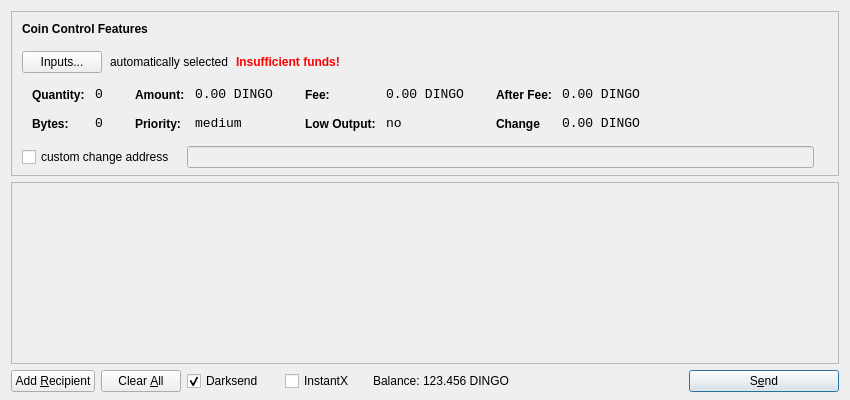
<?xml version="1.0" encoding="UTF-8"?>
<ui version="4.0">
 <class>SendCoinsDialog</class>
 <widget class="QDialog" name="SendCoinsDialog">
  <property name="geometry">
   <rect>
    <x>0</x>
    <y>0</y>
    <width>850</width>
    <height>400</height>
   </rect>
  </property>
  <property name="windowTitle">
   <string>Send Coins</string>
  </property>
  <layout class="QVBoxLayout" name="verticalLayout" stretch="0,1,0">
   <property name="bottomMargin">
    <number>8</number>
   </property>
   <item>
    <widget class="QFrame" name="frameCoinControl">
     <property name="sizePolicy">
      <sizepolicy hsizetype="Expanding" vsizetype="Expanding">
       <horstretch>0</horstretch>
       <verstretch>0</verstretch>
      </sizepolicy>
     </property>
     <property name="maximumSize">
      <size>
       <width>16777215</width>
       <height>16777215</height>
      </size>
     </property>
     <property name="frameShape">
      <enum>QFrame::StyledPanel</enum>
     </property>
     <property name="frameShadow">
      <enum>QFrame::Sunken</enum>
     </property>
     <layout class="QVBoxLayout" name="verticalLayoutCoinControl2">
      <property name="spacing">
       <number>-1</number>
      </property>
      <property name="leftMargin">
       <number>0</number>
      </property>
      <property name="topMargin">
       <number>0</number>
      </property>
      <property name="rightMargin">
       <number>0</number>
      </property>
      <property name="bottomMargin">
       <number>6</number>
      </property>
      <item>
       <layout class="QVBoxLayout" name="verticalLayoutCoinControl" stretch="0,0,0,0,1">
        <property name="spacing">
         <number>0</number>
        </property>
        <property name="leftMargin">
         <number>10</number>
        </property>
        <property name="topMargin">
         <number>10</number>
        </property>
        <item>
         <layout class="QHBoxLayout" name="horizontalLayoutCoinControl1">
          <property name="bottomMargin">
           <number>15</number>
          </property>
          <item>
           <widget class="QLabel" name="labelCoinControlFeatures">
            <property name="sizePolicy">
             <sizepolicy hsizetype="Preferred" vsizetype="Maximum">
              <horstretch>0</horstretch>
              <verstretch>0</verstretch>
             </sizepolicy>
            </property>
            <property name="font">
             <font>
              <weight>75</weight>
              <bold>true</bold>
             </font>
            </property>
            <property name="styleSheet">
             <string notr="true">font-weight:bold;</string>
            </property>
            <property name="text">
             <string>Coin Control Features</string>
            </property>
           </widget>
          </item>
         </layout>
        </item>
        <item>
         <layout class="QHBoxLayout" name="horizontalLayoutCoinControl2" stretch="0,0,0,0">
          <property name="spacing">
           <number>8</number>
          </property>
          <property name="bottomMargin">
           <number>10</number>
          </property>
          <item>
           <widget class="QPushButton" name="pushButtonCoinControl">
            <property name="styleSheet">
             <string notr="true"/>
            </property>
            <property name="text">
             <string>Inputs...</string>
            </property>
           </widget>
          </item>
          <item>
           <widget class="QLabel" name="labelCoinControlAutomaticallySelected">
            <property name="text">
             <string>automatically selected</string>
            </property>
            <property name="margin">
             <number>5</number>
            </property>
           </widget>
          </item>
          <item>
           <widget class="QLabel" name="labelCoinControlInsuffFunds">
            <property name="font">
             <font>
              <weight>75</weight>
              <bold>true</bold>
             </font>
            </property>
            <property name="styleSheet">
             <string notr="true">color:red;font-weight:bold;</string>
            </property>
            <property name="text">
             <string>Insufficient funds!</string>
            </property>
            <property name="margin">
             <number>5</number>
            </property>
           </widget>
          </item>
          <item>
           <spacer name="horizontalSpacerCoinControl">
            <property name="orientation">
             <enum>Qt::Horizontal</enum>
            </property>
            <property name="sizeHint" stdset="0">
             <size>
              <width>40</width>
              <height>1</height>
             </size>
            </property>
           </spacer>
          </item>
         </layout>
        </item>
        <item>
         <widget class="QWidget" name="widgetCoinControl" native="true">
          <property name="sizePolicy">
           <sizepolicy hsizetype="Preferred" vsizetype="Preferred">
            <horstretch>0</horstretch>
            <verstretch>0</verstretch>
           </sizepolicy>
          </property>
          <property name="minimumSize">
           <size>
            <width>0</width>
            <height>0</height>
           </size>
          </property>
          <property name="styleSheet">
           <string notr="true"/>
          </property>
          <layout class="QHBoxLayout" name="horizontalLayoutCoinControl5">
           <property name="margin">
            <number>0</number>
           </property>
           <item>
            <layout class="QHBoxLayout" name="horizontalLayoutCoinControl3" stretch="0,0,0,1">
             <property name="spacing">
              <number>20</number>
             </property>
             <property name="topMargin">
              <number>0</number>
             </property>
             <property name="bottomMargin">
              <number>10</number>
             </property>
             <item>
              <layout class="QFormLayout" name="formLayoutCoinControl1">
               <property name="horizontalSpacing">
                <number>10</number>
               </property>
               <property name="verticalSpacing">
                <number>14</number>
               </property>
               <property name="leftMargin">
                <number>10</number>
               </property>
               <property name="topMargin">
                <number>4</number>
               </property>
               <property name="rightMargin">
                <number>6</number>
               </property>
               <item row="0" column="0">
                <widget class="QLabel" name="labelCoinControlQuantityText">
                 <property name="styleSheet">
                  <string notr="true">font-weight:bold;</string>
                 </property>
                 <property name="text">
                  <string>Quantity:</string>
                 </property>
                 <property name="margin">
                  <number>0</number>
                 </property>
                </widget>
               </item>
               <item row="0" column="1">
                <widget class="QLabel" name="labelCoinControlQuantity">
                 <property name="font">
                  <font>
                   <family>Monospace</family>
                   <pointsize>10</pointsize>
                  </font>
                 </property>
                 <property name="cursor">
                  <cursorShape>IBeamCursor</cursorShape>
                 </property>
                 <property name="contextMenuPolicy">
                  <enum>Qt::ActionsContextMenu</enum>
                 </property>
                 <property name="text">
                  <string>0</string>
                 </property>
                 <property name="margin">
                  <number>0</number>
                 </property>
                 <property name="textInteractionFlags">
                  <set>Qt::LinksAccessibleByMouse|Qt::TextSelectableByKeyboard|Qt::TextSelectableByMouse</set>
                 </property>
                </widget>
               </item>
               <item row="1" column="0">
                <widget class="QLabel" name="labelCoinControlBytesText">
                 <property name="styleSheet">
                  <string notr="true">font-weight:bold;</string>
                 </property>
                 <property name="text">
                  <string>Bytes:</string>
                 </property>
                </widget>
               </item>
               <item row="1" column="1">
                <widget class="QLabel" name="labelCoinControlBytes">
                 <property name="font">
                  <font>
                   <family>Monospace</family>
                   <pointsize>10</pointsize>
                  </font>
                 </property>
                 <property name="cursor">
                  <cursorShape>IBeamCursor</cursorShape>
                 </property>
                 <property name="contextMenuPolicy">
                  <enum>Qt::ActionsContextMenu</enum>
                 </property>
                 <property name="text">
                  <string>0</string>
                 </property>
                 <property name="textInteractionFlags">
                  <set>Qt::LinksAccessibleByMouse|Qt::TextSelectableByKeyboard|Qt::TextSelectableByMouse</set>
                 </property>
                </widget>
               </item>
              </layout>
             </item>
             <item>
              <layout class="QFormLayout" name="formLayoutCoinControl2">
               <property name="horizontalSpacing">
                <number>10</number>
               </property>
               <property name="verticalSpacing">
                <number>14</number>
               </property>
               <property name="leftMargin">
                <number>6</number>
               </property>
               <property name="topMargin">
                <number>4</number>
               </property>
               <property name="rightMargin">
                <number>6</number>
               </property>
               <item row="0" column="0">
                <widget class="QLabel" name="labelCoinControlAmountText">
                 <property name="styleSheet">
                  <string notr="true">font-weight:bold;</string>
                 </property>
                 <property name="text">
                  <string>Amount:</string>
                 </property>
                 <property name="margin">
                  <number>0</number>
                 </property>
                </widget>
               </item>
               <item row="0" column="1">
                <widget class="QLabel" name="labelCoinControlAmount">
                 <property name="font">
                  <font>
                   <family>Monospace</family>
                   <pointsize>10</pointsize>
                  </font>
                 </property>
                 <property name="cursor">
                  <cursorShape>IBeamCursor</cursorShape>
                 </property>
                 <property name="contextMenuPolicy">
                  <enum>Qt::ActionsContextMenu</enum>
                 </property>
                 <property name="text">
                  <string>0.00 DINGO</string>
                 </property>
                 <property name="textInteractionFlags">
                  <set>Qt::LinksAccessibleByMouse|Qt::TextSelectableByKeyboard|Qt::TextSelectableByMouse</set>
                 </property>
                </widget>
               </item>
               <item row="1" column="0">
                <widget class="QLabel" name="labelCoinControlPriorityText">
                 <property name="styleSheet">
                  <string notr="true">font-weight:bold;</string>
                 </property>
                 <property name="text">
                  <string>Priority:</string>
                 </property>
                </widget>
               </item>
               <item row="1" column="1">
                <widget class="QLabel" name="labelCoinControlPriority">
                 <property name="font">
                  <font>
                   <family>Monospace</family>
                   <pointsize>10</pointsize>
                  </font>
                 </property>
                 <property name="cursor">
                  <cursorShape>IBeamCursor</cursorShape>
                 </property>
                 <property name="contextMenuPolicy">
                  <enum>Qt::ActionsContextMenu</enum>
                 </property>
                 <property name="text">
                  <string>medium</string>
                 </property>
                 <property name="textInteractionFlags">
                  <set>Qt::LinksAccessibleByMouse|Qt::TextSelectableByKeyboard|Qt::TextSelectableByMouse</set>
                 </property>
                </widget>
               </item>
              </layout>
             </item>
             <item>
              <layout class="QFormLayout" name="formLayoutCoinControl3">
               <property name="horizontalSpacing">
                <number>10</number>
               </property>
               <property name="verticalSpacing">
                <number>14</number>
               </property>
               <property name="leftMargin">
                <number>6</number>
               </property>
               <property name="topMargin">
                <number>4</number>
               </property>
               <property name="rightMargin">
                <number>6</number>
               </property>
               <item row="0" column="0">
                <widget class="QLabel" name="labelCoinControlFeeText">
                 <property name="styleSheet">
                  <string notr="true">font-weight:bold;</string>
                 </property>
                 <property name="text">
                  <string>Fee:</string>
                 </property>
                 <property name="margin">
                  <number>0</number>
                 </property>
                </widget>
               </item>
               <item row="0" column="1">
                <widget class="QLabel" name="labelCoinControlFee">
                 <property name="font">
                  <font>
                   <family>Monospace</family>
                   <pointsize>10</pointsize>
                  </font>
                 </property>
                 <property name="cursor">
                  <cursorShape>IBeamCursor</cursorShape>
                 </property>
                 <property name="contextMenuPolicy">
                  <enum>Qt::ActionsContextMenu</enum>
                 </property>
                 <property name="text">
                  <string>0.00 DINGO</string>
                 </property>
                 <property name="textInteractionFlags">
                  <set>Qt::LinksAccessibleByMouse|Qt::TextSelectableByKeyboard|Qt::TextSelectableByMouse</set>
                 </property>
                </widget>
               </item>
               <item row="1" column="0">
                <widget class="QLabel" name="labelCoinControlLowOutputText">
                 <property name="styleSheet">
                  <string notr="true">font-weight:bold;</string>
                 </property>
                 <property name="text">
                  <string>Low Output:</string>
                 </property>
                </widget>
               </item>
               <item row="1" column="1">
                <widget class="QLabel" name="labelCoinControlLowOutput">
                 <property name="font">
                  <font>
                   <family>Monospace</family>
                   <pointsize>10</pointsize>
                  </font>
                 </property>
                 <property name="cursor">
                  <cursorShape>IBeamCursor</cursorShape>
                 </property>
                 <property name="contextMenuPolicy">
                  <enum>Qt::ActionsContextMenu</enum>
                 </property>
                 <property name="text">
                  <string>no</string>
                 </property>
                 <property name="textInteractionFlags">
                  <set>Qt::LinksAccessibleByMouse|Qt::TextSelectableByKeyboard|Qt::TextSelectableByMouse</set>
                 </property>
                </widget>
               </item>
              </layout>
             </item>
             <item>
              <layout class="QFormLayout" name="formLayoutCoinControl4">
               <property name="horizontalSpacing">
                <number>10</number>
               </property>
               <property name="verticalSpacing">
                <number>14</number>
               </property>
               <property name="leftMargin">
                <number>6</number>
               </property>
               <property name="topMargin">
                <number>4</number>
               </property>
               <property name="rightMargin">
                <number>6</number>
               </property>
               <item row="0" column="0">
                <widget class="QLabel" name="labelCoinControlAfterFeeText">
                 <property name="styleSheet">
                  <string notr="true">font-weight:bold;</string>
                 </property>
                 <property name="text">
                  <string>After Fee:</string>
                 </property>
                 <property name="margin">
                  <number>0</number>
                 </property>
                </widget>
               </item>
               <item row="0" column="1">
                <widget class="QLabel" name="labelCoinControlAfterFee">
                 <property name="font">
                  <font>
                   <family>Monospace</family>
                   <pointsize>10</pointsize>
                  </font>
                 </property>
                 <property name="cursor">
                  <cursorShape>IBeamCursor</cursorShape>
                 </property>
                 <property name="contextMenuPolicy">
                  <enum>Qt::ActionsContextMenu</enum>
                 </property>
                 <property name="text">
                  <string>0.00 DINGO</string>
                 </property>
                 <property name="textInteractionFlags">
                  <set>Qt::LinksAccessibleByMouse|Qt::TextSelectableByKeyboard|Qt::TextSelectableByMouse</set>
                 </property>
                </widget>
               </item>
               <item row="1" column="0">
                <widget class="QLabel" name="labelCoinControlChangeText">
                 <property name="styleSheet">
                  <string notr="true">font-weight:bold;</string>
                 </property>
                 <property name="text">
                  <string>Change</string>
                 </property>
                </widget>
               </item>
               <item row="1" column="1">
                <widget class="QLabel" name="labelCoinControlChange">
                 <property name="font">
                  <font>
                   <family>Monospace</family>
                   <pointsize>10</pointsize>
                  </font>
                 </property>
                 <property name="cursor">
                  <cursorShape>IBeamCursor</cursorShape>
                 </property>
                 <property name="contextMenuPolicy">
                  <enum>Qt::ActionsContextMenu</enum>
                 </property>
                 <property name="text">
                  <string>0.00 DINGO</string>
                 </property>
                 <property name="textInteractionFlags">
                  <set>Qt::LinksAccessibleByMouse|Qt::TextSelectableByKeyboard|Qt::TextSelectableByMouse</set>
                 </property>
                </widget>
               </item>
              </layout>
             </item>
            </layout>
           </item>
          </layout>
         </widget>
        </item>
        <item>
         <layout class="QHBoxLayout" name="horizontalLayoutCoinControl4" stretch="0,0,0">
          <property name="spacing">
           <number>12</number>
          </property>
          <property name="sizeConstraint">
           <enum>QLayout::SetDefaultConstraint</enum>
          </property>
          <property name="topMargin">
           <number>5</number>
          </property>
          <property name="rightMargin">
           <number>5</number>
          </property>
          <item>
           <widget class="QCheckBox" name="checkBoxCoinControlChange">
            <property name="text">
             <string>custom change address</string>
            </property>
           </widget>
          </item>
          <item>
           <widget class="QLineEdit" name="lineEditCoinControlChange">
            <property name="enabled">
             <bool>false</bool>
            </property>
            <property name="sizePolicy">
             <sizepolicy hsizetype="Expanding" vsizetype="Fixed">
              <horstretch>0</horstretch>
              <verstretch>0</verstretch>
             </sizepolicy>
            </property>
           </widget>
          </item>
          <item>
           <widget class="QLabel" name="labelCoinControlChangeLabel">
            <property name="sizePolicy">
             <sizepolicy hsizetype="Preferred" vsizetype="Expanding">
              <horstretch>0</horstretch>
              <verstretch>0</verstretch>
             </sizepolicy>
            </property>
            <property name="minimumSize">
             <size>
              <width>0</width>
              <height>0</height>
             </size>
            </property>
            <property name="text">
             <string/>
            </property>
            <property name="margin">
             <number>3</number>
            </property>
           </widget>
          </item>
         </layout>
        </item>
        <item>
         <spacer name="verticalSpacerCoinControl">
          <property name="orientation">
           <enum>Qt::Vertical</enum>
          </property>
          <property name="sizeHint" stdset="0">
           <size>
            <width>800</width>
            <height>1</height>
           </size>
          </property>
         </spacer>
        </item>
       </layout>
      </item>
     </layout>
    </widget>
   </item>
   <item>
    <widget class="QScrollArea" name="scrollArea">
     <property name="widgetResizable">
      <bool>true</bool>
     </property>
     <widget class="QWidget" name="scrollAreaWidgetContents">
      <property name="geometry">
       <rect>
        <x>0</x>
        <y>0</y>
        <width>830</width>
        <height>165</height>
       </rect>
      </property>
      <layout class="QVBoxLayout" name="verticalLayout_2">
       <property name="margin">
        <number>0</number>
       </property>
       <item>
        <layout class="QVBoxLayout" name="entries">
         <property name="spacing">
          <number>6</number>
         </property>
        </layout>
       </item>
       <item>
        <spacer name="verticalSpacer">
         <property name="orientation">
          <enum>Qt::Vertical</enum>
         </property>
         <property name="sizeHint" stdset="0">
          <size>
           <width>20</width>
           <height>40</height>
          </size>
         </property>
        </spacer>
       </item>
      </layout>
     </widget>
    </widget>
   </item>
   <item>
    <layout class="QHBoxLayout" name="horizontalLayout">
     <item>
      <widget class="QPushButton" name="addButton">
       <property name="toolTip">
        <string>Send to multiple recipients at once</string>
       </property>
       <property name="text">
        <string>Add &amp;Recipient</string>
       </property>
       <property name="autoDefault">
        <bool>false</bool>
       </property>
      </widget>
     </item>
     <item>
      <widget class="QPushButton" name="clearButton">
       <property name="sizePolicy">
        <sizepolicy hsizetype="Minimum" vsizetype="Fixed">
         <horstretch>0</horstretch>
         <verstretch>0</verstretch>
        </sizepolicy>
       </property>
       <property name="toolTip">
        <string>Remove all transaction fields</string>
       </property>
       <property name="text">
        <string>Clear &amp;All</string>
       </property>
       <property name="autoRepeatDelay">
        <number>300</number>
       </property>
       <property name="autoDefault">
        <bool>false</bool>
       </property>
      </widget>
     </item>
     <item>
      <layout class="QHBoxLayout" name="horizontalLayout_2">
       <property name="spacing">
        <number>3</number>
       </property>
        <item>
        <widget class="QCheckBox" name="checkUseDarksend">
         <property name="minimumSize">
          <size>
           <width>95</width>
           <height>0</height>
          </size>
         </property>
         <property name="text">
          <string>Darksend</string>
         </property>
         <property name="checked">
          <bool>true</bool>
         </property>
        </widget>
       </item>
       <item>
        <widget class="QCheckBox" name="checkInstantX">
         <property name="enabled">
          <bool>true</bool>
         </property>
         <property name="minimumSize">
          <size>
           <width>85</width>
           <height>0</height>
          </size>
         </property>
         <property name="text">
          <string>InstantX</string>
         </property>
        </widget>
       </item>
       <item>
        <widget class="QLabel" name="label">
         <property name="sizePolicy">
          <sizepolicy hsizetype="Preferred" vsizetype="Fixed">
           <horstretch>0</horstretch>
           <verstretch>0</verstretch>
          </sizepolicy>
         </property>
         <property name="text">
          <string>Balance:</string>
         </property>
        </widget>
       </item>
       <item>
        <widget class="QLabel" name="labelBalance">
         <property name="sizePolicy">
          <sizepolicy hsizetype="Preferred" vsizetype="Fixed">
           <horstretch>0</horstretch>
           <verstretch>0</verstretch>
          </sizepolicy>
         </property>
         <property name="cursor">
          <cursorShape>IBeamCursor</cursorShape>
         </property>
         <property name="text">
          <string>123.456 DINGO</string>
         </property>
         <property name="textInteractionFlags">
          <set>Qt::LinksAccessibleByMouse|Qt::TextSelectableByKeyboard|Qt::TextSelectableByMouse</set>
         </property>
        </widget>
       </item>
      </layout>
     </item>
     <item>
      <spacer name="horizontalSpacer">
       <property name="orientation">
        <enum>Qt::Horizontal</enum>
       </property>
       <property name="sizeHint" stdset="0">
        <size>
         <width>40</width>
         <height>20</height>
        </size>
       </property>
      </spacer>
     </item>
     <item>
      <widget class="QPushButton" name="sendButton">
       <property name="minimumSize">
        <size>
         <width>150</width>
         <height>0</height>
        </size>
       </property>
       <property name="toolTip">
        <string>Confirm the send action</string>
       </property>
       <property name="text">
        <string>S&amp;end</string>
       </property>
       <property name="icon">
        <iconset resource="../bitcoin.qrc">
         <normaloff>:/icons/send</normaloff>:/icons/send</iconset>
       </property>
       <property name="default">
        <bool>true</bool>
       </property>
      </widget>
     </item>
    </layout>
   </item>
  </layout>
 </widget>
 <resources>
  <include location="../bitcoin.qrc"/>
 </resources>
 <connections/>
</ui>
